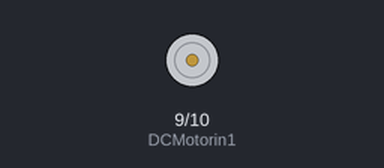
Bench run of a sketch on a simulated Arduino Uno, built with avr-gcc and run on an emulated ATmega328P. On the bench: motor-driver pin pairs drawn as motors (green arrow = first pin HIGH = forward, orange = second pin HIGH = backward, longer = more drive, scaled by the enable pin).

Above: at 0.2 s.
Timing chart, 0 to 1.7 s (numbered marks = the images above):
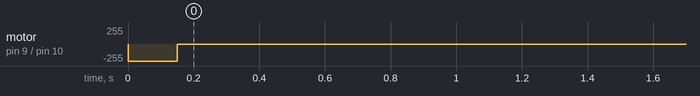

The sketch:

Test_DC_Motor.ino
```cpp
//int motor1pin1 = 2;
//int motor1pin2 = 3;
//int enA = 9;
int DCMotorin1=9;
int DCMotorin2=10;
int en = 8;

void setup(){
  pinMode(DCMotorin1, OUTPUT);
  pinMode(DCMotorin2, OUTPUT);
  pinMode(en,OUTPUT);
  Serial.begin(9600);
  digitalWrite(en,HIGH);
  open_kicker();


}
void loop(){

}
//  close_kicker();
//  delay(2000);
void open_kicker(){
  digitalWrite(DCMotorin1,LOW);
  digitalWrite(DCMotorin2,HIGH);
  delay(150);
  digitalWrite(DCMotorin1,LOW);
  digitalWrite(DCMotorin2,LOW);

}

void close_kicker(){
  digitalWrite(DCMotorin1,HIGH);
  digitalWrite(DCMotorin2,LOW);
  delay(100);
  digitalWrite(DCMotorin1,HIGH);
  digitalWrite(DCMotorin2,HIGH);

}
```
